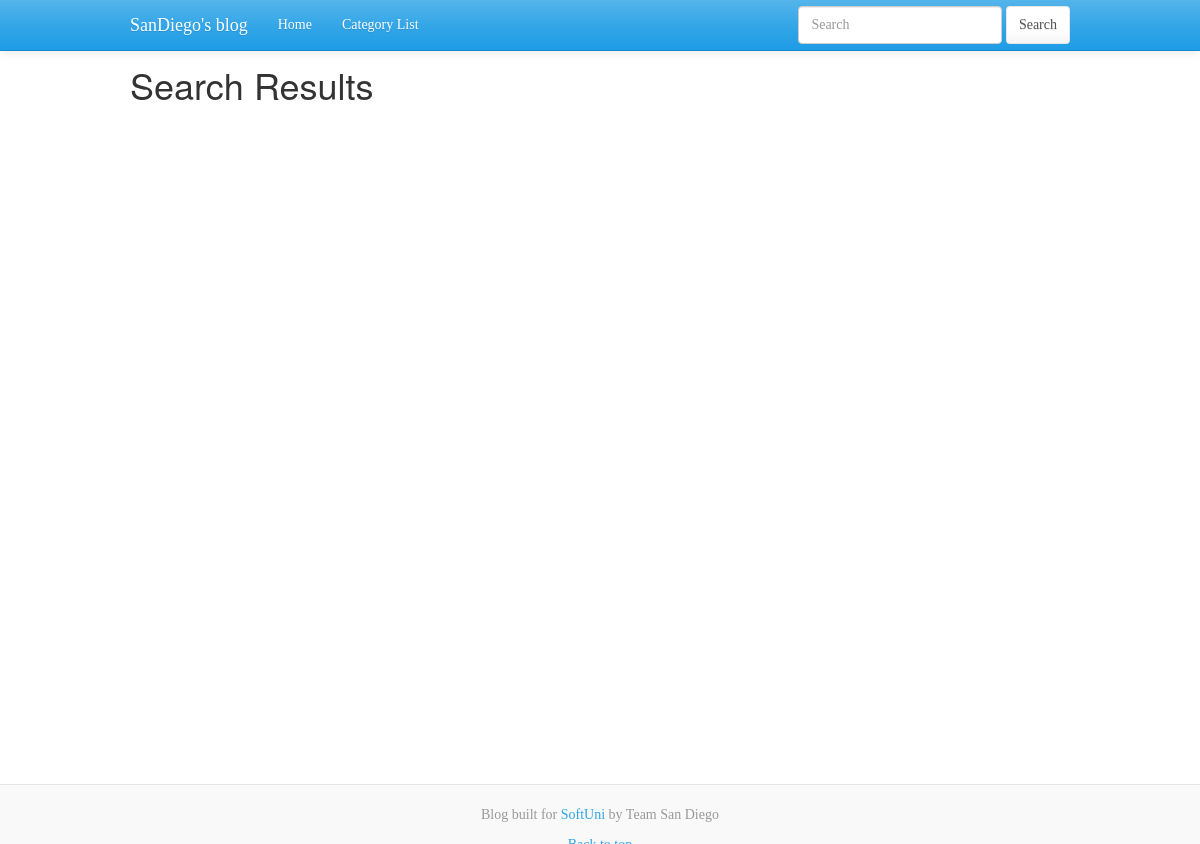
Page /search.php?search=asdfm on the earlier database version.
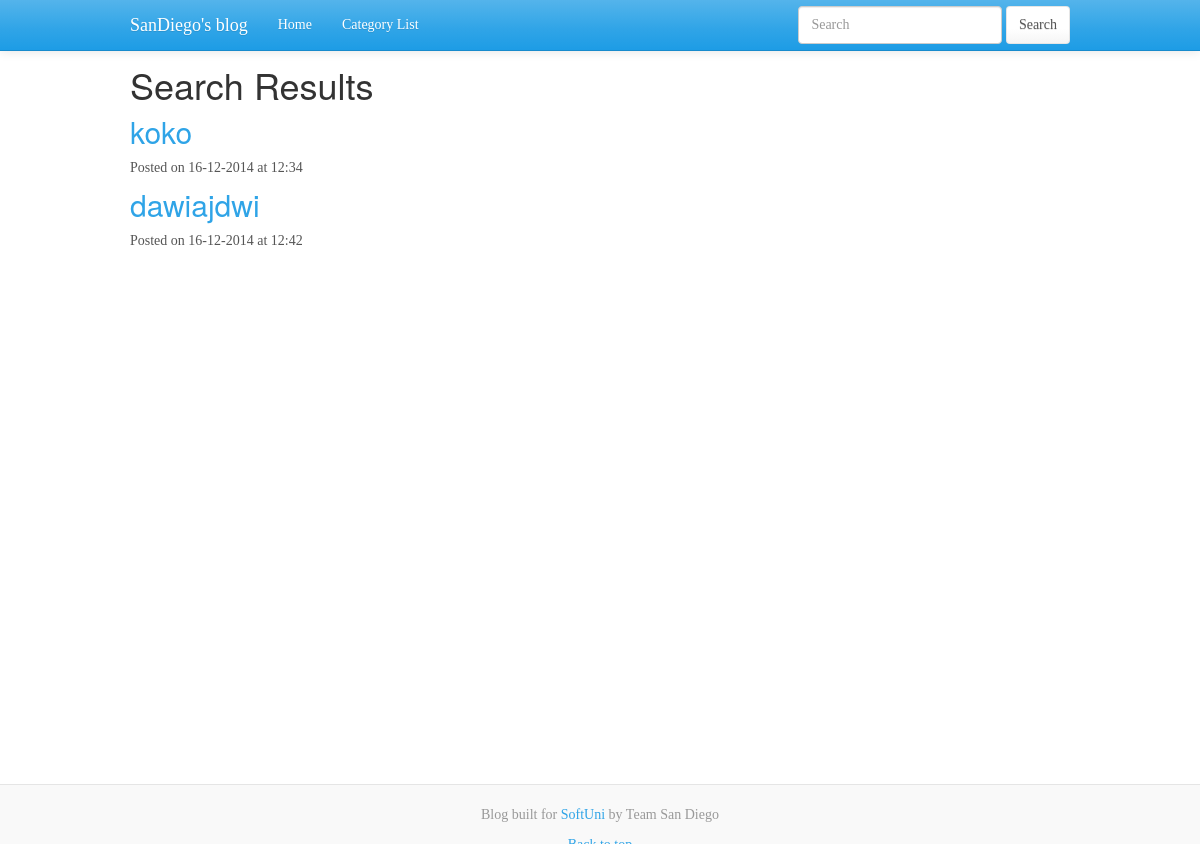
Same page on the later database version.
### tables this page shows
CREATE TABLE IF NOT EXISTS `posts` (
  `id` int(11) NOT NULL AUTO_INCREMENT,
  `title` varchar(255) NOT NULL,
  `article` text NOT NULL,
  `author` int(11) NOT NULL,
  `cat_id` int(11) NOT NULL,
  `date` int(11) NOT NULL,
  `visits` int(11) NOT NULL,
  PRIMARY KEY (`id`)
);

### search.php (called while the page is built, shortened)
<?php
$tags = explode(',', $_GET['search']);
$posts = [];
foreach ($tags as $tag) {
    $tmp = get_posts_by_tag($tag);
    if ($tmp != null) {
        $posts = array_merge($posts, $tmp);
    }
}
include_once DX_ROOT_DIR . 'views/templates/default_template.php';

### resources/func/blog.php (called while the page is built, shortened)
<?php
function get_posts_by_tag($tag)
{
    global $db;
    $tag = strtolower(trim($tag));
    $query = "
            SELECT
                id
            FROM tags
            WHERE name = :name";
    $query_params = array(
        ':name' => $tag
    );
    try {
        $stmt = $db->prepare($query);
        $stmt->execute($query_params);
    } catch (PDOException $ex) {
        die("Failed to run query: ");
    }
    $tag_id = $stmt->fetch()['id'];
    if ($tag_id) {
        $query = "
            SELECT
                blog_post_id
            FROM blog_post_tags
            WHERE tag_id = :tag_id";
        $query_params = array(
            ':tag_id' => $tag_id
        );
        try {
            $stmt = $db->prepare($query);
            $stmt->execute($query_params);
        } catch (PDOException $ex) {
            die("Failed to run query: ");
        }
        $posts = $stmt->fetchAll();
        $return = [];
        foreach ($posts as $post) {
            $query = "
            SELECT
                id, title, author, cat_id, date
            FROM posts
            WHERE id = :id";
            $query_params = array(
                ':id' => $post['blog_post_id']
            );
            try {
                $stmt = $db->prepare($query);
                $stmt->execute($query_params);
            } catch (PDOException $ex) {
                die("Failed to run query: ");
            }
            $res = $stmt->fetch();
            $return[] = $res;
        }
        return $return;
    }
    return;
}

### views/elements/search_results.php (the view, shortened to what this page needs)
<div class="container">
    <h1>Search Results</h1>
    <?php foreach ($posts as $post): ?>
        <h2><a href="index.php?id=<?php echo $post['id'] ?>"><?php echo htmlentities($post['title']) ?></a></h2>
        <div>
            <p>
                Posted on <?php echo date('d-m-Y \a\t h:i', $post['date']) ?>
            </p>
        </div>
    <?php endforeach; ?>
</div>

Differences in the rows shown:
added posts: title "koko", date "16-12-2014 at 12:34"
added posts: title "dawiajdwi", date "16-12-2014 at 12:42"
